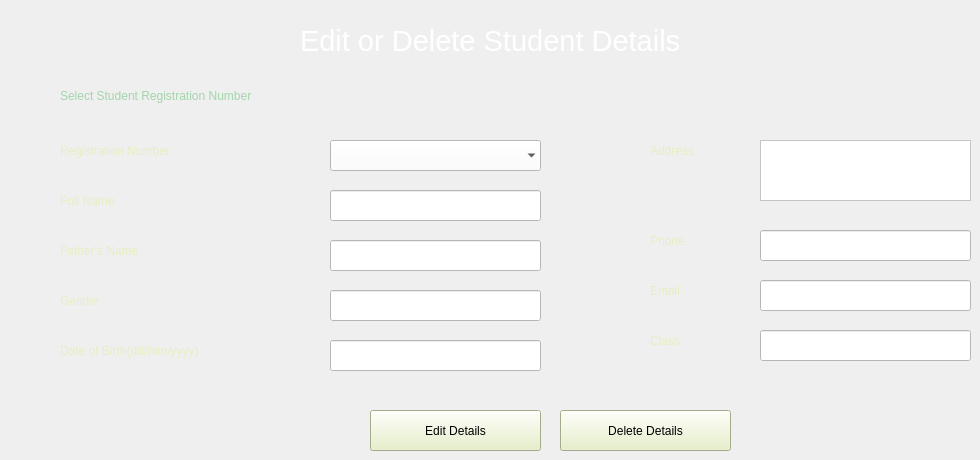
    <widget class="QWidget" name="tab_2">
     <attribute name="title">
      <string>Edit Student</string>
     </attribute>
     <widget class="QLabel" name="label_7">
      <property name="geometry">
       <rect>
        <x>300</x>
        <y>0</y>
        <width>491</width>
        <height>81</height>
       </rect>
      </property>
      <property name="font">
       <font>
        <family>MS Shell Dlg 2</family>
        <pointsize>22</pointsize>
        <weight>9</weight>
        <italic>false</italic>
        <bold>false</bold>
       </font>
      </property>
      <property name="styleSheet">
       <string notr="true">color: rgb(255, 255, 255);
font: 75 22pt &quot;MS Shell Dlg 2&quot;;</string>
      </property>
      <property name="text">
       <string>Edit or Delete Student Details</string>
      </property>
     </widget>
     <widget class="QLabel" name="label_8">
      <property name="geometry">
       <rect>
        <x>60</x>
        <y>130</y>
        <width>211</width>
        <height>41</height>
       </rect>
      </property>
      <property name="styleSheet">
       <string notr="true">color: rgb(229, 239, 193);
font: 75 14pt &quot;MS Serif&quot;;</string>
      </property>
      <property name="text">
       <string>Registration Number</string>
      </property>
     </widget>
     <widget class="QLabel" name="label_9">
      <property name="geometry">
       <rect>
        <x>60</x>
        <y>180</y>
        <width>201</width>
        <height>41</height>
       </rect>
      </property>
      <property name="styleSheet">
       <string notr="true">color: rgb(229, 239, 193);
font: 75 14pt &quot;MS Serif&quot;;</string>
      </property>
      <property name="text">
       <string>Full Name</string>
      </property>
     </widget>
     <widget class="QLabel" name="label_10">
      <property name="geometry">
       <rect>
        <x>60</x>
        <y>230</y>
        <width>201</width>
        <height>41</height>
       </rect>
      </property>
      <property name="styleSheet">
       <string notr="true">color: rgb(229, 239, 193);
font: 75 14pt &quot;MS Serif&quot;;</string>
      </property>
      <property name="text">
       <string>Father's Name</string>
      </property>
     </widget>
     <widget class="QLabel" name="label_11">
      <property name="geometry">
       <rect>
        <x>60</x>
        <y>280</y>
        <width>201</width>
        <height>41</height>
       </rect>
      </property>
      <property name="styleSheet">
       <string notr="true">color: rgb(229, 239, 193);
font: 75 14pt &quot;MS Serif&quot;;</string>
      </property>
      <property name="text">
       <string>Gender</string>
      </property>
     </widget>
     <widget class="QLabel" name="label_12">
      <property name="geometry">
       <rect>
        <x>60</x>
        <y>330</y>
        <width>271</width>
        <height>41</height>
       </rect>
      </property>
      <property name="styleSheet">
       <string notr="true">color: rgb(229, 239, 193);
font: 75 14pt &quot;MS Serif&quot;;</string>
      </property>
      <property name="text">
       <string>Date of Birth(dd/mm/yyyy)</string>
      </property>
     </widget>
     <widget class="QLineEdit" name="tb21">
      <property name="geometry">
       <rect>
        <x>330</x>
        <y>190</y>
        <width>211</width>
        <height>31</height>
       </rect>
      </property>
      <property name="styleSheet">
       <string notr="true">background-color: rgb(255, 255, 255);</string>
      </property>
     </widget>
     <widget class="QLineEdit" name="tb22">
      <property name="geometry">
       <rect>
        <x>330</x>
        <y>240</y>
        <width>211</width>
        <height>31</height>
       </rect>
      </property>
      <property name="styleSheet">
       <string notr="true">background-color: rgb(255, 255, 255);</string>
      </property>
     </widget>
     <widget class="QLabel" name="label_13">
      <property name="geometry">
       <rect>
        <x>650</x>
        <y>130</y>
        <width>101</width>
        <height>41</height>
       </rect>
      </property>
      <property name="styleSheet">
       <string notr="true">color: rgb(229, 239, 193);
font: 75 14pt &quot;MS Serif&quot;;</string>
      </property>
      <property name="text">
       <string>Address</string>
      </property>
     </widget>
     <widget class="QTextEdit" name="mtb21">
      <property name="geometry">
       <rect>
        <x>760</x>
        <y>140</y>
        <width>211</width>
        <height>61</height>
       </rect>
      </property>
      <property name="styleSheet">
       <string notr="true">background-color: rgb(255, 255, 255);</string>
      </property>
     </widget>
     <widget class="QLabel" name="label_14">
      <property name="geometry">
       <rect>
        <x>650</x>
        <y>220</y>
        <width>81</width>
        <height>41</height>
       </rect>
      </property>
      <property name="styleSheet">
       <string notr="true">color: rgb(229, 239, 193);
font: 75 14pt &quot;MS Serif&quot;;</string>
      </property>
      <property name="text">
       <string>Phone</string>
      </property>
     </widget>
     <widget class="QLabel" name="label_15">
      <property name="geometry">
       <rect>
        <x>650</x>
        <y>270</y>
        <width>91</width>
        <height>41</height>
       </rect>
      </property>
      <property name="styleSheet">
       <string notr="true">color: rgb(229, 239, 193);
font: 75 14pt &quot;MS Serif&quot;;</string>
      </property>
      <property name="text">
       <string>Email</string>
      </property>
     </widget>
     <widget class="QLabel" name="label_16">
      <property name="geometry">
       <rect>
        <x>650</x>
        <y>320</y>
        <width>71</width>
        <height>41</height>
       </rect>
      </property>
      <property name="styleSheet">
       <string notr="true">color: rgb(229, 239, 193);
font: 75 14pt &quot;MS Serif&quot;;</string>
      </property>
      <property name="text">
       <string>Class</string>
      </property>
     </widget>
     <widget class="QLineEdit" name="tb25">
      <property name="geometry">
       <rect>
        <x>760</x>
        <y>230</y>
        <width>211</width>
        <height>31</height>
       </rect>
      </property>
      <property name="styleSheet">
       <string notr="true">background-color: rgb(255, 255, 255);</string>
      </property>
     </widget>
     <widget class="QLineEdit" name="tb26">
      <property name="geometry">
       <rect>
        <x>760</x>
        <y>280</y>
        <width>211</width>
        <height>31</height>
       </rect>
      </property>
      <property name="styleSheet">
       <string notr="true">background-color: rgb(255, 255, 255);</string>
      </property>
     </widget>
     <widget class="QPushButton" name="b21">
      <property name="geometry">
       <rect>
        <x>370</x>
        <y>410</y>
        <width>171</width>
        <height>41</height>
       </rect>
      </property>
      <property name="styleSheet">
       <string notr="true">background-color: rgb(229, 239, 193);
font: 15pt &quot;Modern No. 20&quot;;
</string>
      </property>
      <property name="text">
       <string>Edit Details</string>
      </property>
     </widget>
     <widget class="QComboBox" name="cb21">
      <property name="geometry">
       <rect>
        <x>330</x>
        <y>140</y>
        <width>211</width>
        <height>31</height>
       </rect>
      </property>
      <property name="styleSheet">
       <string notr="true">background-color: rgb(255, 255, 255);</string>
      </property>
      <property name="frame">
       <bool>false</bool>
      </property>
     </widget>
     <widget class="QPushButton" name="b22">
      <property name="geometry">
       <rect>
        <x>560</x>
        <y>410</y>
        <width>171</width>
        <height>41</height>
       </rect>
      </property>
      <property name="styleSheet">
       <string notr="true">background-color: rgb(229, 239, 193);
font: 15pt &quot;Modern No. 20&quot;;
</string>
      </property>
      <property name="text">
       <string>Delete Details</string>
      </property>
     </widget>
     <widget class="QLabel" name="l21">
      <property name="geometry">
       <rect>
        <x>60</x>
        <y>80</y>
        <width>371</width>
        <height>31</height>
       </rect>
      </property>
      <property name="styleSheet">
       <string notr="true">color: rgb(162, 213, 171);
font: 75 14pt &quot;MS Shell Dlg 2&quot;;
</string>
      </property>
      <property name="text">
       <string>Select Student Registration Number</string>
      </property>
     </widget>
     <widget class="QLineEdit" name="tb24">
      <property name="geometry">
       <rect>
        <x>330</x>
        <y>340</y>
        <width>211</width>
        <height>31</height>
       </rect>
      </property>
      <property name="styleSheet">
       <string notr="true">background-color: rgb(255, 255, 255);</string>
      </property>
     </widget>
     <widget class="QLineEdit" name="tb23">
      <property name="geometry">
       <rect>
        <x>330</x>
        <y>290</y>
        <width>211</width>
        <height>31</height>
       </rect>
      </property>
      <property name="styleSheet">
       <string notr="true">background-color: rgb(255, 255, 255);</string>
      </property>
     </widget>
     <widget class="QLineEdit" name="tb27">
      <property name="geometry">
       <rect>
        <x>760</x>
        <y>330</y>
        <width>211</width>
        <height>31</height>
       </rect>
      </property>
      <property name="styleSheet">
       <string notr="true">background-color: rgb(255, 255, 255);</string>
      </property>
     </widget>
    </widget>
